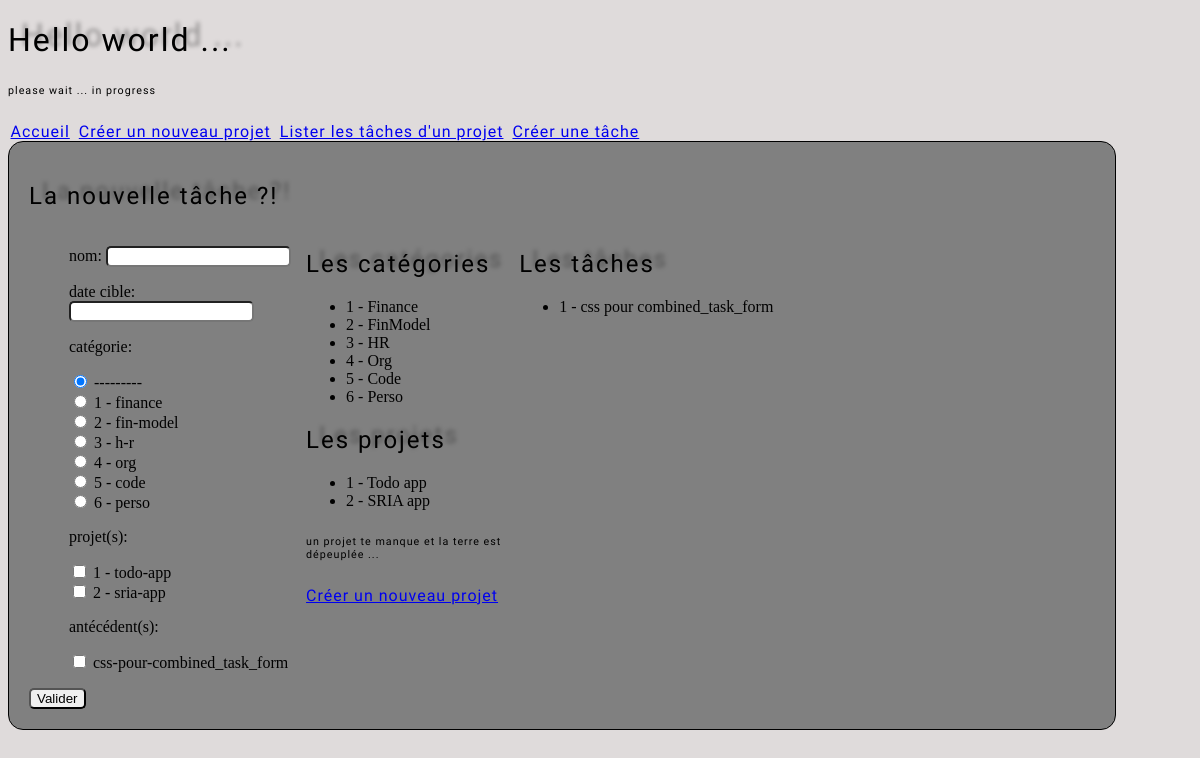
The app's page /task-create/, older data.
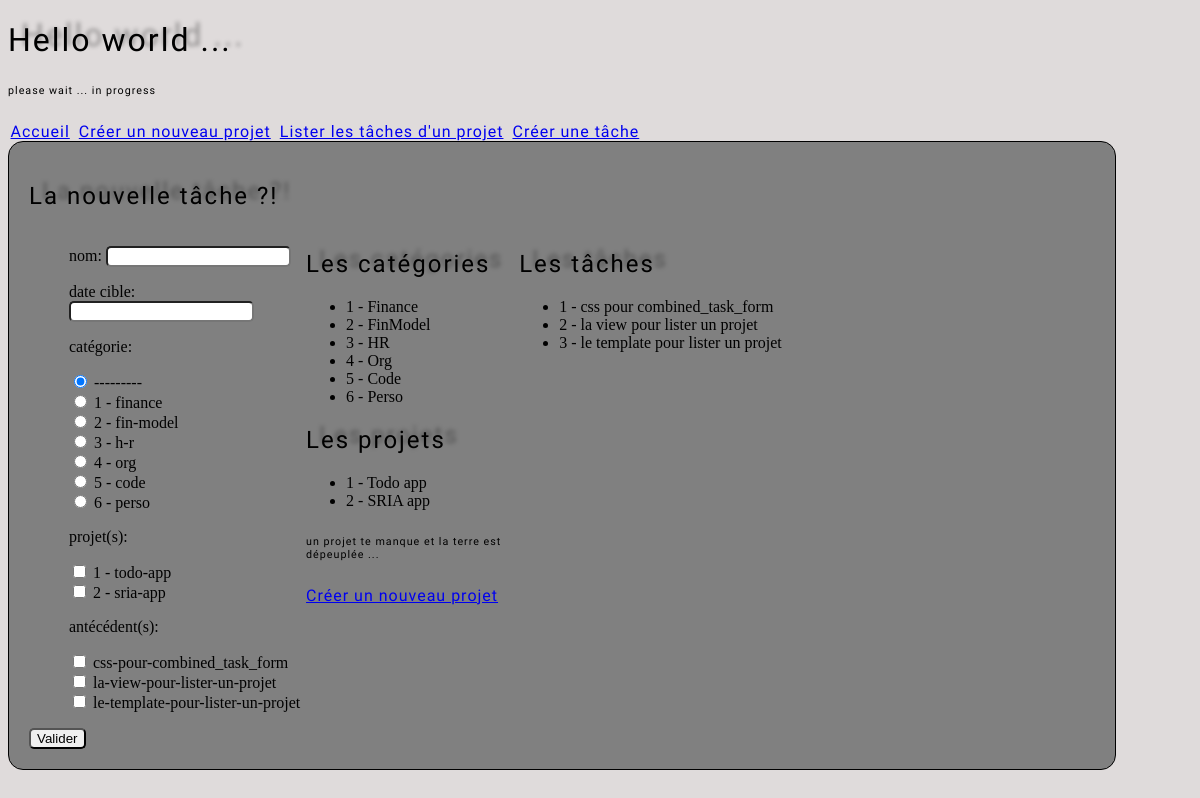
The same page, newer data.
### todo/models.py (models this page shows, shortened)
class Category (models.Model):
  name= models.CharField(max_length=225, unique=True)
  slug= models.SlugField(max_length=225, unique=True, blank=True)
  def __str__(self):
    return f"{self.id} - {self.slug}"

class Project (models.Model):
  name= models.CharField(max_length=225, unique=True)
  slug= models.SlugField(max_length=225, unique=True, blank=True)
  target_project_date= models.DateField(default=get_default_target_date)
  def __str__(self):
    return f"{self.id} - {self.slug}"

class Task (models.Model):
  name= models.CharField(max_length=225)
  slug= models.SlugField(max_length=225, unique=True, blank=True)
  target_date= models.DateField()
  done= models.BooleanField(default=False)
  category= models.ForeignKey(Category, on_delete=models.CASCADE, related_name="tasks", null=True, blank=True)
  projects= models.ManyToManyField(Project, related_name='tasks', blank=True)
  antecedents =models.ManyToManyField('self', related_name='dependents', symmetrical=False, blank=True)
  def __str__(self):
    return self.slug

### todo/views.py (the view, shortened to what this page needs)
# urls.py: path('task-create/', TaskCreateView.as_view(), name='task-create'),
class TaskCreateView(FormView):
  template_name='todo/combined_task_form.html'
  form_class=TaskCreateForm
  success_url = reverse_lazy('index')
  def get_context_data(self, **kwargs):
    context=super().get_context_data(**kwargs)
    context['categories_list']=Category.objects.all()
    context['projects_list']=Project.objects.all()
    context['tasks_list']=Task.objects.all()
    return context

### todo/forms.py
class TaskCreateForm(forms.ModelForm):
  class Meta:
    model= Task
    fields = ['name', 'target_date', 'category', 'projects', 'antecedents']
    labels = {'name':'nom', 'target_date':'date cible', 'category':'catégorie', 'projects':'projet(s)', 'antecedents':'antécédent(s)'}
    widgets = {'category': forms.RadioSelect(), 'projects':forms.CheckboxSelectMultiple(), 'antecedents':forms.CheckboxSelectMultiple}

### todo/templates/todo/combined_task_form.html (shortened to what this page needs)
{% extends 'index.html' %} {% load static %}
{% block content %}
<div class="grid">
  <h2>La nouvelle tâche ?!</h2>
  <div class="grid-container">
    <form method="post">
      <ul>
        {{ form.as_p }}
      </ul>
      <button type="submit">Valider</button>
    </form>
    <div class="sub-grid-container">
      <h2>Les catégories</h2>
      <ul>
        {% for object in categories_list %}
        <li>{{ object.id }} - {{ object.name }}</li>
        {% endfor %}
      </ul>
      <h2>Les projets</h2>
      <ul>
        {% for object in projects_list %}
        <li>{{ object.id }} - {{ object.name }}</li>
        {% endfor %}
      </ul>
      <h6>un projet te manque et la terre est dépeuplée ...</h6>
      <a href="{% url 'project-create' %}">Créer un nouveau projet</a>
    </div>
    <div class="sub-grid-container">
      <h2>Les tâches</h2>
      <ul>
        {% for object in tasks_list %}
        <li>{{ object.id }} - {{ object.name }}</li>
        {% endfor %}
      </ul>
    </div>
  </div>
</div>
{% endblock %}

Row changes from the older to the newer data that the page shows:
added Task: id "2", name "la view pour lister un projet"
added Task: id "3", name "le template pour lister un projet"
Text that changed along with them:
form field antecedents: "☐" → "☐ ☐ ☐"
text no longer shown: "nom: date cible: catégorie: --------- 1 - finance 2 - fin-model 3 - h-r 4 - org 5 - code 6 - perso projet(s): 1 - todo-app 2 - sria-app antécédent(s): css-pour-combined_task_form"
text now shown: "nom: date cible: catégorie: --------- 1 - finance 2 - fin-model 3 - h-r 4 - org 5 - code 6 - perso projet(s): 1 - todo-app 2 - sria-app antécédent(s): css-pour-combined_task_form la-view-pour-lister-un-projet le-template-pour-lister-un-projet"
